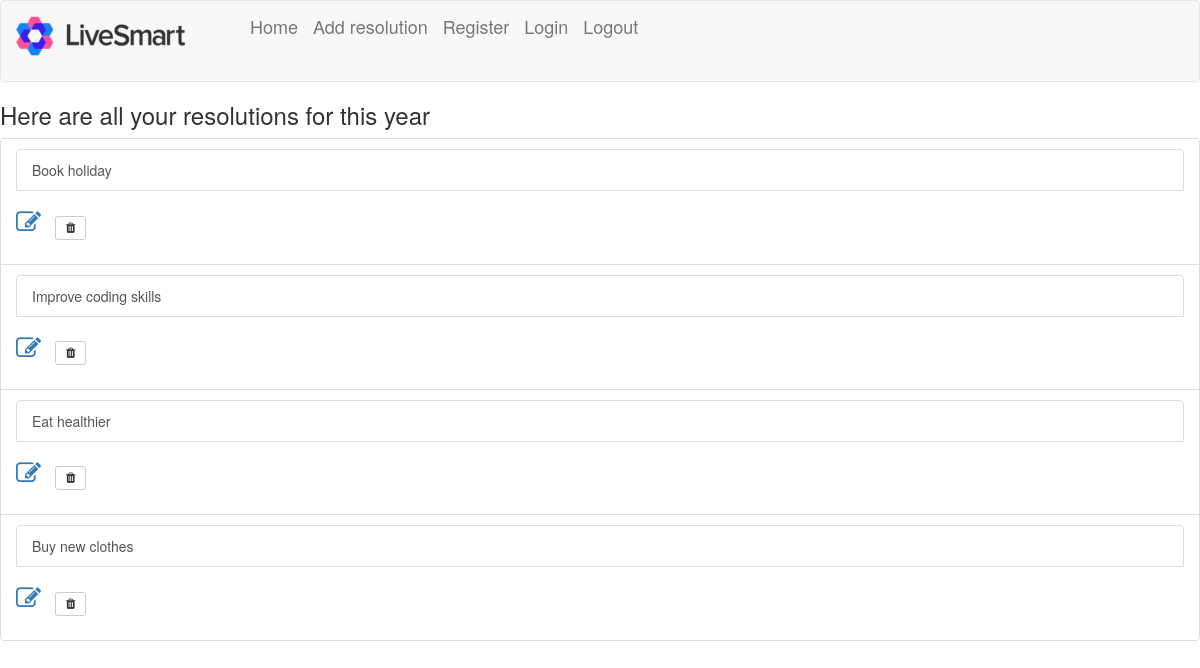
The app's page /resolution/, older data.
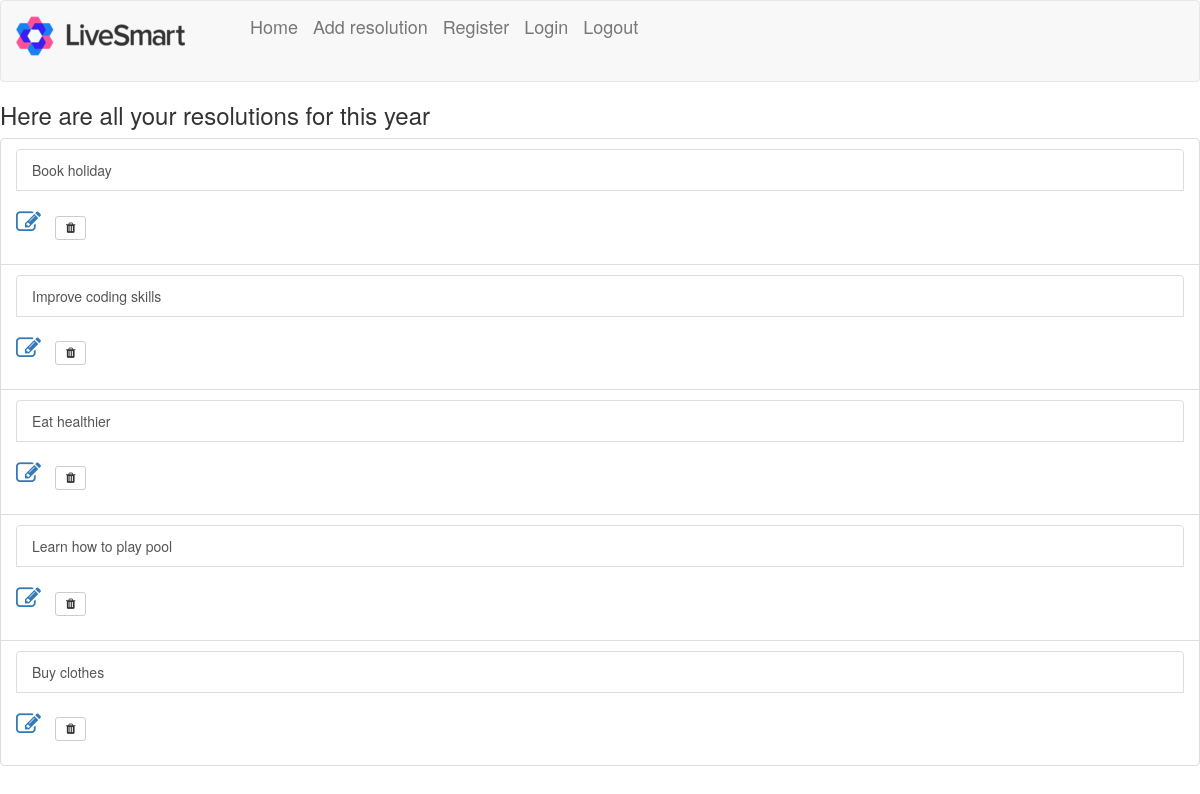
The same page, newer data.
### resolution/models.py (models this page shows, shortened)
class YourResolutions(models.Model):
    resolution_title = models.CharField(max_length=100)
    resolution_category = models.CharField(max_length=100)
    resolution_year = models.CharField(max_length=100)

### resolution/views.py (the view)
# urls.py: path('', views.IndexView.as_view(), name='index'),
class IndexView(generic.ListView):
    template_name = 'resolution/index.html'
    def get_queryset(self):
        return YourResolutions.objects.all()

### resolution/templates/resolution/index.html (shortened to what this page needs)
{% extends 'resolution/base.html' %}
{% block body %}
{% if object_list %}
<h3>Here are all your resolutions for this year</h3>
<ul class="list-group">
  {% for result in object_list %}
  <li class="list-group-item"><a class="list-group-item" href="{% url 'resolution:detail' result.id %}">{{result.resolution_title}}</a><br> <a class="icon update" href="{% url 'resolution:resolution-update' result.id %}"> <i class="fa fa-pencil-square-o" aria-hidden="true"></i></a>
    <form action="{% url 'resolution:resolution-delete' result.id %}" method="post" style="display:inline-block">
      <button type="submit" class="btn btn-default btn-sm">
          <i class="fa fa-trash" aria-hidden="true"></i>
      </button>
    </form>
  </li>
  {% endfor %}
</ul>
{% else %}
  <h3>No results to be displayed</h3>
{% endif %}
{% endblock %}

### resolution/templates/resolution/base.html (shortened to what this page needs)
{% load staticfiles %}
<link rel="stylesheet" type="text/css" href="{% static 'resolution/style.css' %}" />
<link rel="stylesheet" type="text/css" href="https://maxcdn.bootstrapcdn.com/bootstrap/3.3.7/css/bootstrap.min.css" />
<link rel="stylesheet" href="https://cdnjs.cloudflare.com/ajax/libs/font-awesome/4.7.0/css/font-awesome.min.css"/>
<nav class="navbar navbar-default">
  <div class="container-fluid">
        <div class="navbar-header">
            <a id="logo" class="navbar-brand" href="{% url 'resolution:index' %}"><img src='{% static "resolution/images/livesmartLogo.png" %}'/></a>
            <a class="navbar-brand" href="{% url 'resolution:index' %}">Home</a>
            <a class="navbar-brand" href="{% url 'resolution:resolution-add' %}">Add resolution</a>
            <a class="navbar-brand" href="{% url 'resolution:register' %}">Register</a>
            <a class="navbar-brand" href="{% url 'admin:login' %}">Login</a>
            <a class="navbar-brand" href="{% url 'admin:logout' %}">Logout</a>
        </div>
  </div>
</nav>
{% block body %}
{% endblock %}

### resolution/static/resolution/style.css (style rules this page uses)
.container-fluid { height: 10%; }
#logo { margin-right: 50px; }
a.icon { font-size:25px; margin-right:10px; }

Row changes from the older to the newer data that the page shows:
changed YourResolutions: resolution_title "Buy new clothes" → "Learn how to play pool"
added YourResolutions: resolution_title "Buy clothes"
